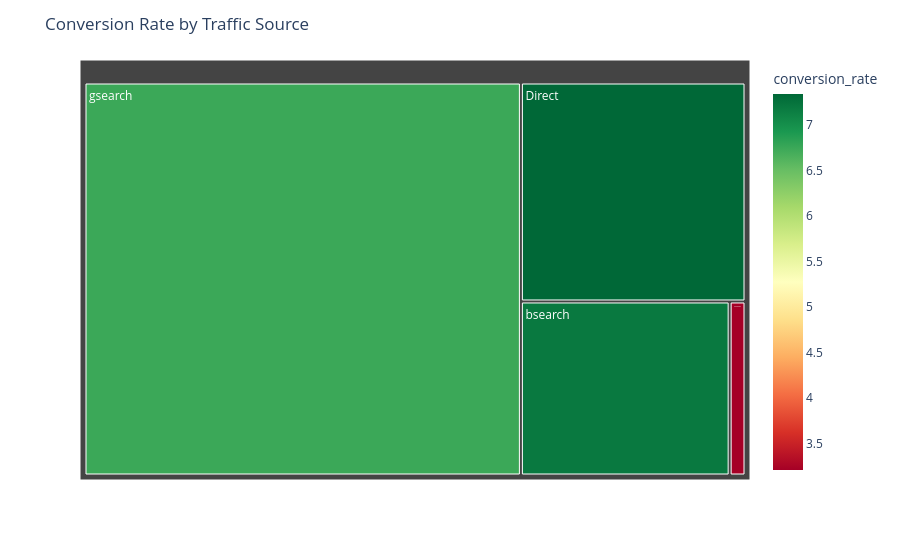

The notebook cell this image was saved under:
### Code cell
import plotly.express as px

fig = px.treemap(
    conversion_data,
    path=['utm_source'],
    values='total_orders',
    color='conversion_rate',
    color_continuous_scale='RdYlGn',
    hover_data=['total_sessions', 'total_orders', 'conversion_rate']
)

fig.update_layout(
    title='Conversion Rate by Traffic Source'
)

fig.show()

### Figure 1 — Plotly figure (JSON) as saved in the notebook; plotly's stock layout.template omitted (floating-point values rounded to 4 significant figures)
{"data": [{"branchvalues": "total", "customdata": [["83328", 6118, 7.342], ["62823", 4519, 7.193], ["316035", 21333, 6.75], ["10685", 343, 3.21]], "domain": {"x": [0, 1], "y": [0, 1]}, "hovertemplate": "labels=%{label}<br>total_orders=%{customdata[1]}<br>parent=%{parent}<br>id=%{id}<br>total_sessions=%{customdata[0]}<br>conversion_rate=%{color}<extra></extra>", "ids": ["Direct", "bsearch", "gsearch", "socialbook"], "labels": ["Direct", "bsearch", "gsearch", "socialbook"], "marker": {"coloraxis": "coloraxis", "colors": [7.342, 7.193, 6.75, 3.21]}, "name": "", "parents": ["", "", "", ""], "type": "treemap", "values": [6118.0, 4519.0, 21330.0, 343.0]}], "layout": {"coloraxis": {"colorbar": {"title": {"text": "conversion_rate"}}, "colorscale": [[0, "rgb(165,0,38)"], [0.1, "rgb(215,48,39)"], [0.2, "rgb(244,109,67)"], [0.3, "rgb(253,174,97)"], [0.4, "rgb(254,224,139)"], [0.5, "rgb(255,255,191)"], [0.6, "rgb(217,239,139)"], [0.7, "rgb(166,217,106)"], [0.8, "rgb(102,189,99)"], [0.9, "rgb(26,152,80)"], [1, "rgb(0,104,55)"]]}, "legend": {"tracegroupgap": 0}, "margin": {"t": 60}, "title": {"text": "Conversion Rate by Traffic Source"}}}
